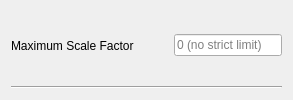
        <widget class="QWidget" name="widget__12_maxScaleFactor" native="true">
         <property name="sizePolicy">
          <sizepolicy hsizetype="Preferred" vsizetype="Maximum">
           <horstretch>0</horstretch>
           <verstretch>0</verstretch>
          </sizepolicy>
         </property>
         <property name="toolTip">
          <string>Maximum factor for the scaling of the game window (the default of 0 means unlimited).
For example, 1.0 would allow no scaling and 2.0 allows twice the rendered size.</string>
         </property>
         <layout class="QVBoxLayout" name="verticalLayout_14">
          <item>
           <widget class="QWidget" name="widget_26" native="true">
            <property name="sizePolicy">
             <sizepolicy hsizetype="Preferred" vsizetype="Minimum">
              <horstretch>0</horstretch>
              <verstretch>0</verstretch>
             </sizepolicy>
            </property>
            <layout class="QHBoxLayout" name="horizontalLayout_14" stretch="0,0,0">
             <property name="spacing">
              <number>0</number>
             </property>
             <property name="leftMargin">
              <number>0</number>
             </property>
             <property name="topMargin">
              <number>0</number>
             </property>
             <property name="rightMargin">
              <number>0</number>
             </property>
             <property name="bottomMargin">
              <number>0</number>
             </property>
             <item>
              <widget class="QLabel" name="label_12">
               <property name="text">
                <string>Maximum Scale Factor</string>
               </property>
              </widget>
             </item>
             <item>
              <spacer name="horizontalSpacer_13">
               <property name="orientation">
                <enum>Qt::Orientation::Horizontal</enum>
               </property>
               <property name="sizeHint" stdset="0">
                <size>
                 <width>40</width>
                 <height>20</height>
                </size>
               </property>
              </spacer>
             </item>
             <item>
              <widget class="QLineEdit" name="lineEdit_maxScaleFactor">
               <property name="sizePolicy">
                <sizepolicy hsizetype="Fixed" vsizetype="Fixed">
                 <horstretch>0</horstretch>
                 <verstretch>0</verstretch>
                </sizepolicy>
               </property>
               <property name="maxLength">
                <number>4</number>
               </property>
               <property name="placeholderText">
                <string>0 (no strict limit)</string>
               </property>
              </widget>
             </item>
            </layout>
           </widget>
          </item>
          <item>
           <widget class="Line" name="line_13">
            <property name="orientation">
             <enum>Qt::Orientation::Horizontal</enum>
            </property>
           </widget>
          </item>
         </layout>
        </widget>
